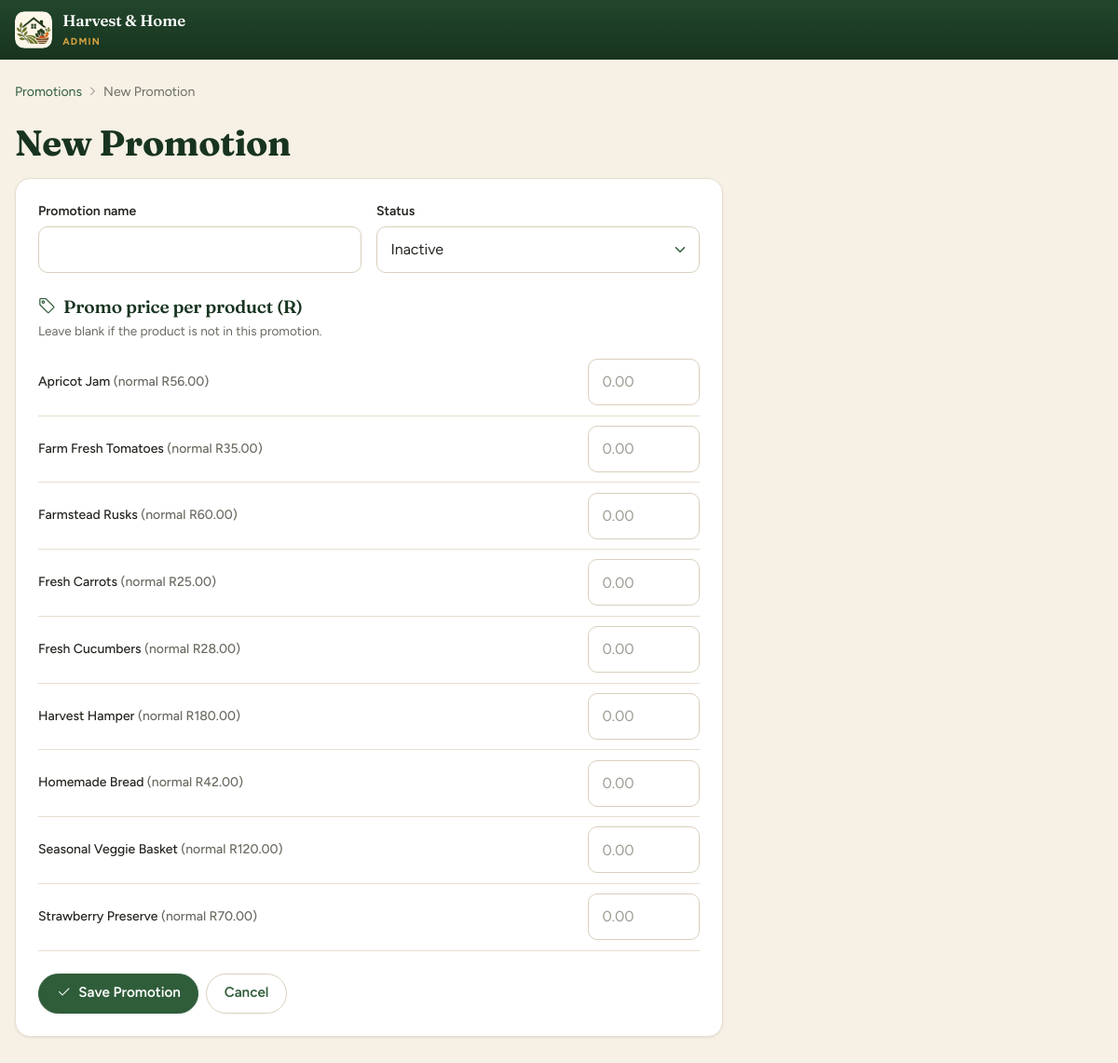
The page /admin/promotion_form.php (signed in) on the database its author committed.
### tables this page shows
CREATE TABLE products (
    product_id      INT AUTO_INCREMENT PRIMARY KEY,
    category_id     INT NOT NULL,
    product_name    VARCHAR(150) NOT NULL,
    description     TEXT NOT NULL,
    price           DECIMAL(10,2) NOT NULL,
    stock_quantity  INT NOT NULL DEFAULT 0,
    product_image   VARCHAR(255) NULL,
    product_status  ENUM('active','inactive') NOT NULL DEFAULT 'active',
    CONSTRAINT fk_products_category FOREIGN KEY (category_id)
        REFERENCES categories(category_id) ON UPDATE CASCADE ON DELETE RESTRICT
);

### config/db.php (called while the page is built, shortened)
<?php
function db(): PDO
{
    static $pdo = null;
    if ($pdo === null) {
        $dsn = 'mysql:host=' . DB_HOST . ';dbname=' . DB_NAME . ';charset=utf8mb4';
        try {
            $pdo = new PDO($dsn, DB_USER, DB_PASS, [
                PDO::ATTR_ERRMODE            => PDO::ERRMODE_EXCEPTION,
                PDO::ATTR_DEFAULT_FETCH_MODE => PDO::FETCH_ASSOC,
                PDO::ATTR_EMULATE_PREPARES   => false,
            ]);
        } catch (PDOException $e) {
            error_log('DB connection failed: ' . $e->getMessage());
            http_response_code(500);
            exit('Sorry, the shop is unavailable right now. Please try again later.');
        }
    }
    return $pdo;
}

### admin/promotion_form.php (the view, shortened to what this page needs)
<?php
require_once __DIR__ . '/../includes/functions.php';
$id = (int)($_GET['id'] ?? $_POST['promotion_id'] ?? 0);
$promo = ['promotion_name' => '', 'promotion_status' => 'inactive'];
$prices = [];
$products = db()->query("SELECT product_id, product_name, price FROM products ORDER BY product_name")->fetchAll();
$pageTitle = $id ? 'Edit Promotion' : 'New Promotion';
require 'includes/header.php';
?>
<nav class="crumbs" aria-label="Breadcrumb">
    <a href="promotions.php">Promotions</a><?= icon('chevron-right') ?>
    <span><?= $pageTitle ?></span>
</nav>
<h1 class="mb-3"><?= $pageTitle ?></h1>
<form class="card" method="post" action="promotion_form.php" data-validate style="max-width:760px">
    <div class="f2">
        <div>
            <label for="promotion_name">Promotion name</label>
            <input id="promotion_name" name="promotion_name" value="<?= h($promo['promotion_name']) ?>" maxlength="100" required>
        </div>
        <div>
            <label for="promotion_status">Status</label>
            <select id="promotion_status" name="promotion_status">
                <option value="inactive" <?= $promo['promotion_status'] === 'inactive' ? 'selected' : '' ?>>Inactive</option>
            </select>
        </div>
    </div>
    <h2 class="card-title mt-2 mb-1"><?= icon('tag') ?>Promo price per product (R)</h2>
    <p class="hint mb-2">Leave blank if the product is not in this promotion.</p>
    <?php foreach ($products as $p): $pid = (int)$p['product_id']; ?>
        <div class="promo-row">
            <label for="pp<?= $pid ?>"><?= h($p['product_name']) ?> <span class="mut">(normal <?= money($p['price']) ?>)</span></label>
            <input id="pp<?= $pid ?>" name="promo[<?= $pid ?>]" value="<?= h($prices[$pid] ?? '') ?>" inputmode="decimal" data-rule="money" placeholder="0.00">
        </div>
    <?php endforeach; ?>
    <div class="d-flex flex-wrap gap-2 mt-4">
        <button class="btn" type="submit"><?= icon('check2') ?>Save Promotion</button>
        <a class="btn o" href="promotions.php">Cancel</a>
    </div>
</form>
<?php require 'includes/footer.php'; ?>

### assets/css/style.css (style rules this page uses)
:root { --green: #2F5D3A; --green-dark: #22462B; --green-deep: #183420; --sage: #DCE8D5; --sage-soft: #EEF4EA; --cream: #F7F1E5; --cream-soft: #FBF8F2; --brown: #8B5E3C; --honey: #D9A441; --text: #23261F; --muted: #6A6C62; --white: #ffffff; --line: #E6DECD; --field: #D9CFBB; --danger: #A63D2F; --radius: 16px; --radius-sm: 10px; --shadow-sm: 0 1px 2px rgba(35, 38, 31, .05), 0 1px 3px rgba(35, 38, 31, .04); --shadow: 0 10px 24px -10px rgba(35, 38, 31, .18); --shadow-lg: 0 24px 48px -18px rgba(24, 52, 32, .45); --font-body: "Figtree", system-ui, -apple-system, "Segoe UI", Roboto, Arial, sans-serif; --font-display: "Fraunces", Georgia, "Times New Roman", serif; --gutter: max(1rem, calc((100% - 1200px) / 2)); --bs-body-font-family: var(--font-body); --bs-body-color: #23261F; --bs-body-bg: #F7F1E5; --bs-primary: #2F5D3A; --bs-primary-rgb: 47, 93, 58; --bs-link-color: #2F5D3A; --bs-link-color-rgb: 47, 93, 58; --bs-link-hover-color: #22462B; --bs-link-hover-color-rgb: 34, 70, 43; --bs-border-color: #E6DECD; --bs-border-radius: 10px; --bs-secondary-color: #6A6C62; }
* { box-sizing: border-box; }
body { margin: 0; background: var(--cream); color: var(--text); font: 400 1rem/1.6 var(--font-body); -webkit-font-smoothing: antialiased; }
a { color: var(--green); text-decoration: none; }
h1, h2, h3 { font-family: var(--font-display); color: var(--green-deep); letter-spacing: -.01em; }
h1 { font-size: clamp(1.75rem, 1.4rem + 1.4vw, 2.4rem); font-weight: 700; line-height: 1.15; margin: 0 0 .4rem; }
h2 { font-size: clamp(1.3rem, 1.15rem + .6vw, 1.6rem); font-weight: 600; line-height: 1.25; margin: 2rem 0 1rem; }
p { margin: .25rem 0; }
.mut { color: var(--muted); }
.card { display: block; position: relative; background: var(--white); border: 1px solid var(--line); border-radius: var(--radius); padding: 1.25rem; box-shadow: var(--shadow-sm); color: inherit; }
@media (min-width: 768px) { .card { padding: 1.5rem; } }
.card-title { display: flex; align-items: center; gap: .5rem; font-family: var(--font-display); font-size: 1.2rem; font-weight: 600; color: var(--green-deep); margin: 0 0 1rem; }
.crumbs { display: flex; flex-wrap: wrap; align-items: center; gap: .4rem; margin-bottom: 1.25rem; font-size: .875rem; color: var(--muted); }
.btn { --bs-btn-padding-x: 1.15rem; --bs-btn-padding-y: .65rem; --bs-btn-font-family: var(--font-body); --bs-btn-font-size: .95rem; --bs-btn-font-weight: 600; --bs-btn-line-height: 1.3; --bs-btn-border-radius: 999px; --bs-btn-border-width: 1.5px; --bs-btn-color: #fff; --bs-btn-bg: var(--green); --bs-btn-border-color: var(--green); --bs-btn-hover-color: #fff; --bs-btn-hover-bg: var(--green-dark); --bs-btn-hover-border-color: var(--green-dark); --bs-btn-active-color: #fff; --bs-btn-active-bg: var(--green-deep); --bs-btn-active-border-color: var(--green-deep); --bs-btn-disabled-color: #fff; --bs-btn-disabled-bg: var(--green); --bs-btn-disabled-border-color: var(--green); --bs-btn-focus-shadow-rgb: 47, 93, 58; display: inline-flex; align-items: center; justify-content: center; gap: .5rem; text-align: center; box-shadow: var(--shadow-sm); transition: background-color .15s, border-color .15s, color .15s, transform .15s; }
.btn.o { --bs-btn-color: var(--green); --bs-btn-bg: transparent; --bs-btn-border-color: var(--field); --bs-btn-hover-color: var(--green-deep); --bs-btn-hover-bg: var(--sage-soft); --bs-btn-hover-border-color: var(--green); --bs-btn-active-color: var(--green-deep); --bs-btn-active-bg: var(--sage); --bs-btn-active-border-color: var(--green); box-shadow: none; }
label { display: block; font-size: .875rem; font-weight: 600; color: var(--text); }
input, select, textarea { width: 100%; padding: .7rem .9rem; border: 1px solid var(--field); border-radius: var(--radius-sm); background: var(--white); color: var(--text); font: inherit; margin: .3rem 0 1rem; transition: border-color .15s, box-shadow .15s; }
input::placeholder, textarea::placeholder { color: #9C9D93; }
select { appearance: none; -webkit-appearance: none; padding-right: 2.5rem; }
.f2 { display: grid; gap: 0 1rem; grid-template-columns: 1fr; }
@media (min-width: 600px) { .f2 { grid-template-columns: 1fr 1fr; } }
.hint { color: var(--muted); font-size: .85rem; }
.adm main h1 { margin-bottom: .25rem; }
.promo-row { display: flex; align-items: center; justify-content: space-between; gap: 1rem; padding: .65rem 0; border-bottom: 1px solid var(--line); }
.promo-row label { margin: 0; font-weight: 500; }
.promo-row input { width: 120px; margin: 0; }

### rows shown on the page
products: product_name "Apricot Jam", price "R56.00"
products: product_name "Farm Fresh Tomatoes", price "R35.00"
products: product_name "Farmstead Rusks", price "R60.00"
products: product_name "Fresh Carrots", price "R25.00"
products: product_name "Fresh Cucumbers", price "R28.00"
products: product_name "Harvest Hamper", price "R180.00"
products: product_name "Homemade Bread", price "R42.00"
products: product_name "Seasonal Veggie Basket", price "R120.00"
products: product_name "Strawberry Preserve", price "R70.00"

### other values the page prints
$pageTitle "New Promotion"
